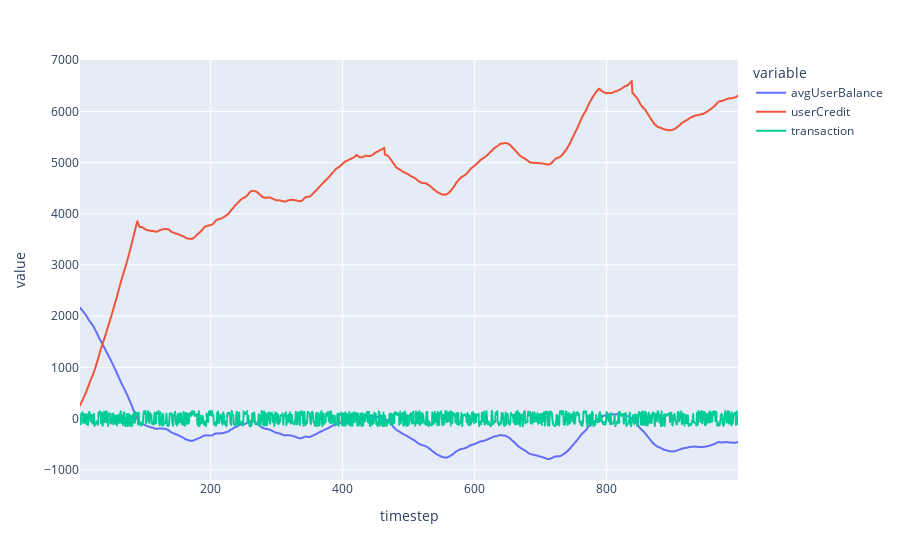

The notebook cell this image was saved under:
### Code cell
pd.options.plotting.backend = "plotly"

# plot something else by querying the dataframe
fig_df = df.query('run == 9')
# fig_df = df

fig_df.plot(
    kind='line',
    x='timestep',
    y=['avgUserBalance', 'userCredit', 'transaction']
)

### Figure 1 — Plotly figure (JSON) as saved in the notebook; plotly's stock layout.template omitted (floating-point values rounded to 4 significant figures; data arrays with more than 128 entries replaced by an {"elided": "..."} marker saying what was removed)
{"data": [{"hovertemplate": "variable=avgUserBalance<br>timestep=%{x}<br>value=%{y}<extra></extra>", "legendgroup": "avgUserBalance", "line": {"color": "#636efa", "dash": "solid"}, "mode": "lines", "name": "avgUserBalance", "showlegend": true, "type": "scattergl", "x": {"elided": "998 int values"}, "xaxis": "x", "y": {"elided": "998 float values"}, "yaxis": "y"}, {"hovertemplate": "variable=userCredit<br>timestep=%{x}<br>value=%{y}<extra></extra>", "legendgroup": "userCredit", "line": {"color": "#EF553B", "dash": "solid"}, "mode": "lines", "name": "userCredit", "showlegend": true, "type": "scattergl", "x": {"elided": "998 int values"}, "xaxis": "x", "y": {"elided": "998 int values"}, "yaxis": "y"}, {"hovertemplate": "variable=transaction<br>timestep=%{x}<br>value=%{y}<extra></extra>", "legendgroup": "transaction", "line": {"color": "#00cc96", "dash": "solid"}, "mode": "lines", "name": "transaction", "showlegend": true, "type": "scattergl", "x": {"elided": "998 int values"}, "xaxis": "x", "y": {"elided": "998 int values"}, "yaxis": "y"}], "layout": {"legend": {"title": {"text": "variable"}, "tracegroupgap": 0}, "margin": {"t": 60}, "xaxis": {"anchor": "y", "domain": [0, 1], "title": {"text": "timestep"}}, "yaxis": {"anchor": "x", "domain": [0, 1], "title": {"text": "value"}}}}
